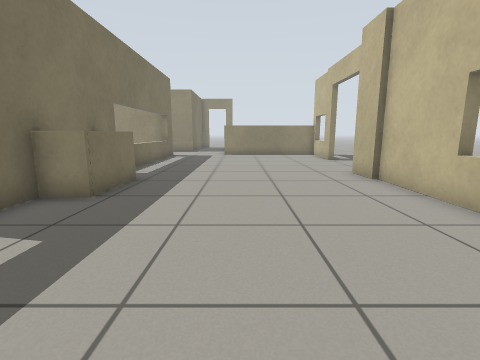
[1] (above)

18 first-person views from a walk through a robot-simulator world made for Gazebo. The camera is 0.72 m above the floor, tilts 10° down and sees 85° across. The lines on the ground mark 1 m squares. The floor is counted in squares, 0.5 m on a side. Each view is taken from the middle of a square. On the plan, view 1 faces up. The plan holds only what a view shows up to about 13 squares ahead; the rest is blank.

[2]
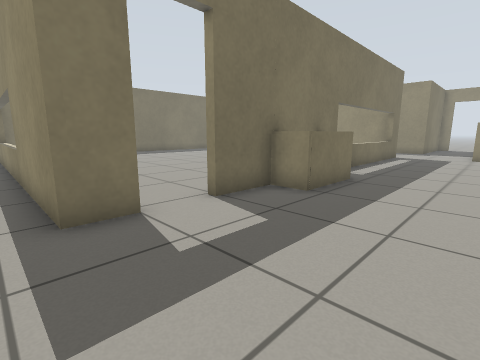

[3]
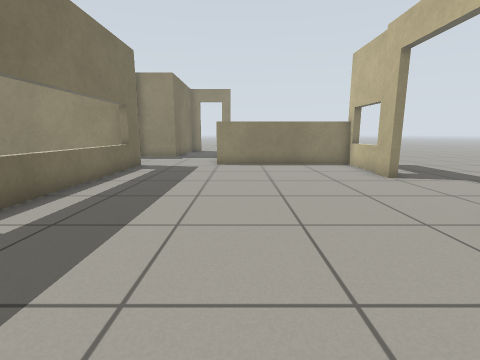

[4]
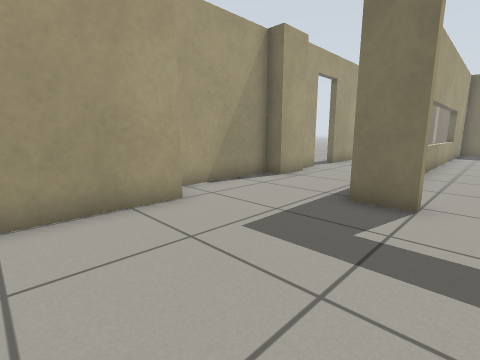

[5]
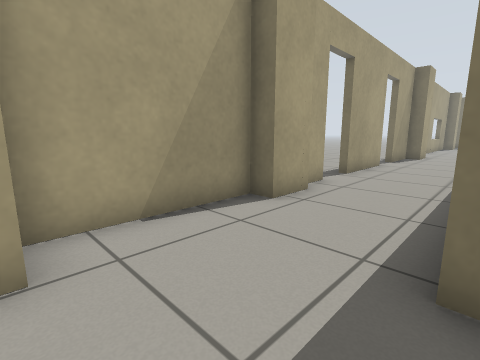

[6]
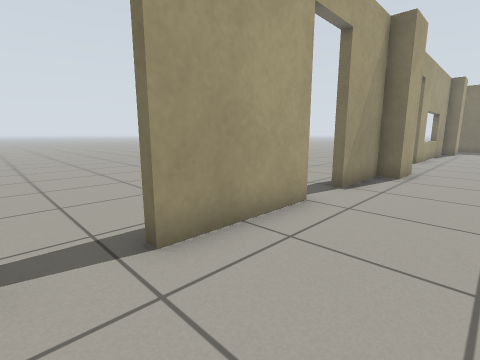

[7]
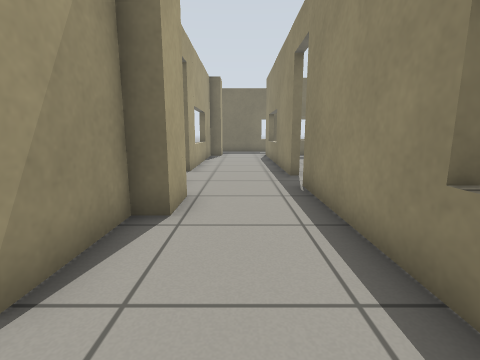

[8]
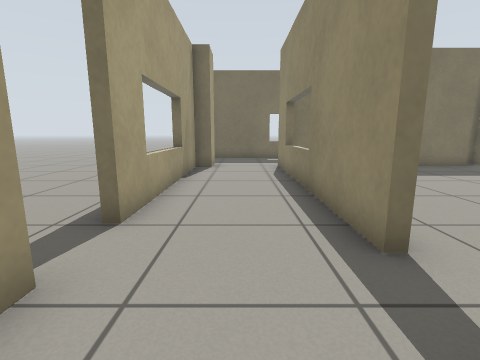

[9]
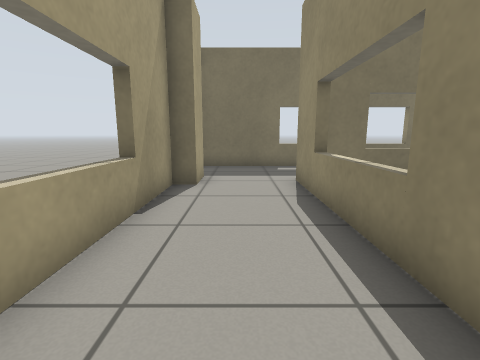

[10]
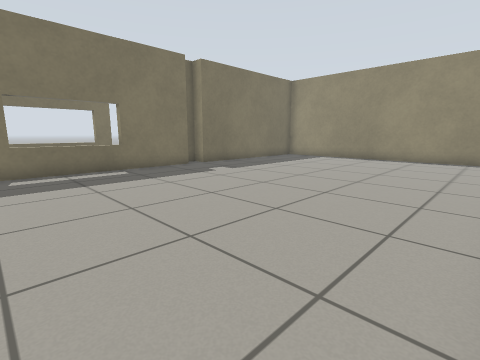

[11]
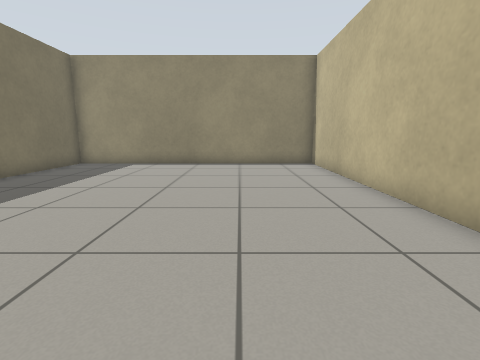

[12]
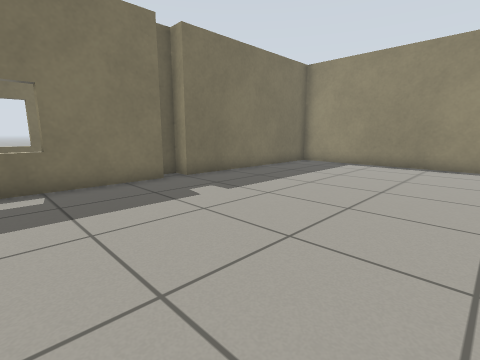

[13]
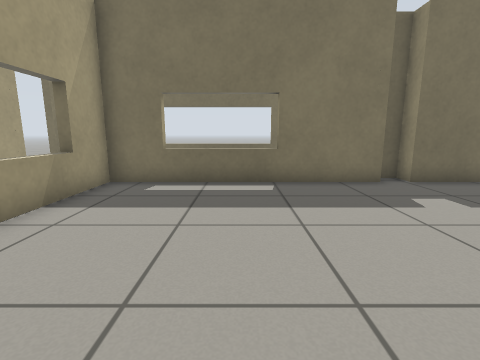

[14]
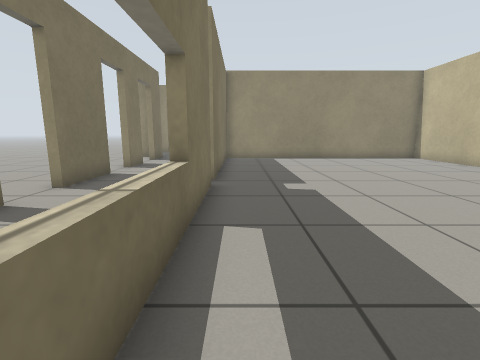

[15]
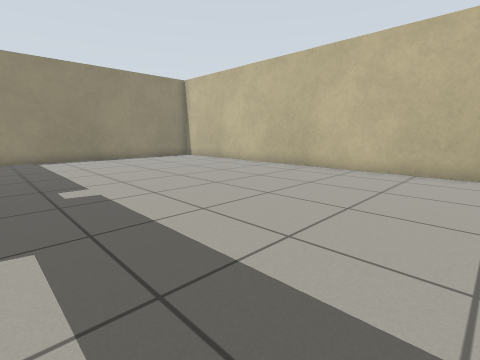

[16]
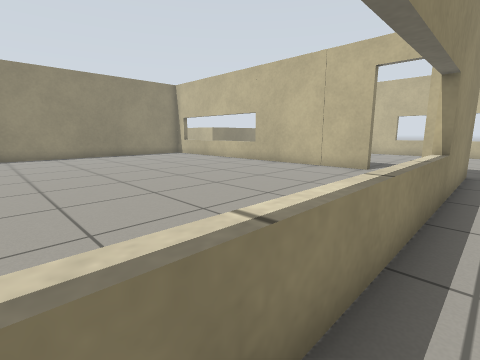

[17]
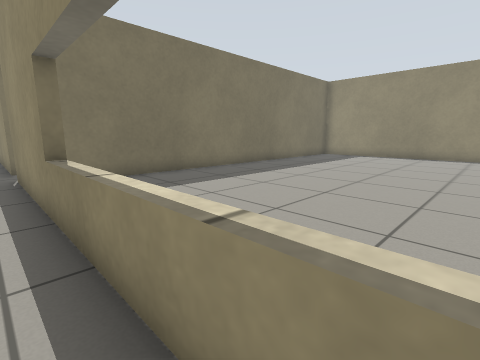

[18]
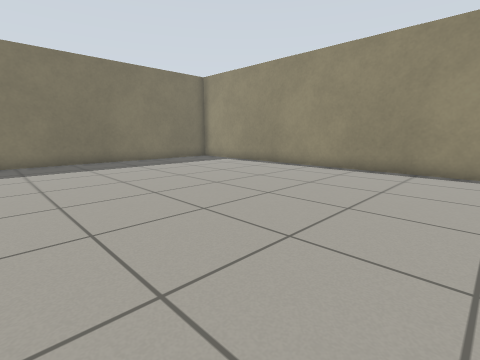

### Floor plan
Points are (right, up) in squares from view 1. A wall is a line through its corners. A room is listed if a view was taken in it or the views show most of it. See-through windows are left out.
Room 1 (views 1, 2, 3, 4, 5, 6, 7, 8, 9, 16, 17)
walls: (-9.8, -2.9) (-8.8, -2.9); (-8.1, -2.5) (-6.6, -2.5); (-15.1, -2.9) (-11.4, -2.9); (-6.6, -3.2) (-2.2, -3.2); (-4.6, 2) (-4.6, 0.8) (-22.2, 0.8); (-2.3, -2) (1, -2); (-3.4, 5.8) (-4.6, 5.8); (-21, -2.2) (-19.5, -2.2) (-19.5, -2.9) (-16.8, -2.9); (-23.9, 0.8) (-33.1, 0.8); (4.4, 4.6) (4.4, 8.4); (4.2, 8.2) (4.2, 9.9); (-4.6, 18.2) (-4.6, 3.8); (4.9, 14.5) (4.9, 15.5); (5.1, 15.8) (5.1, 18.8); (-34, -2.2) (-32.4, -2.2) (-32.4, -2.9) (-25, -2.9); (-36.8, 7.3) (-36.8, -2.7); (-36.8, 11.6) (-36.8, 8.9)
low walls: (-3.4, 8.6) (-3.4, 5.8); (-23.4, -2.9) (-22.9, -2.9); (5.3, 18.4) (-1.1, 18.4)
ways out: open door at (-23.5, 1) to room 2; open door at (-5, 2.5) to room 3; opening at (-35, 11); opening at (-3, 18); open door at (-37, 8.5); open door at (-35.5, -3); open door at (-24.5, -3); open door at (-15.5, -3); open door at (-10.5, -3); open door at (5, 12.5)
Room 2 (views 10, 11, 12, 13, 14, 15)
walls: (-32.8, 9.4) (-32.8, 1.1) (-29.1, 1.1); (-33.5, 10.2) (-33.5, 9.6); (-21.4, 2.4) (-21.4, 17.9) (-32.8, 17.9) (-32.8, 10.2)
ways out: open door at (-23.5, 1) to room 1
Room 3 (view 18)
walls: (-21.1, 12.1) (-21.1, 1.8); (-16.2, 1.1) (-10.5, 1.1); (-4.9, 3.8) (-4.9, 8.2); (-5.2, 17.9) (-15.4, 17.9)
ways out: open door at (-5, 2.5) to room 1

Where each view was taken, in squares from view 1:
view 1: 0 up, 0 right, facing up
view 2: 0 up, 0 right, facing up-left
view 3: 6 up, 0 right, facing up
view 4: 3 up, 1 right, facing down-left
view 5: 1 up, 2 left, facing down-left
view 6: 0 up, 10 left, facing down-left
view 7: 1 down, 15 left, facing left
view 8: 1 down, 21 left, facing left
view 9: 1 down, 25 left, facing left
view 10: 2 up, 22 left, facing up-left
view 11: 5 up, 25 left, facing up
view 12: 5 up, 25 left, facing up-left
view 13: 5 up, 25 left, facing left
view 14: 2 up, 32 left, facing up
view 15: 2 up, 32 left, facing up-right
view 16: 0 up, 16 left, facing up-right
view 17: 0 up, 12 left, facing up-left
view 18: 7 up, 7 left, facing up-left
